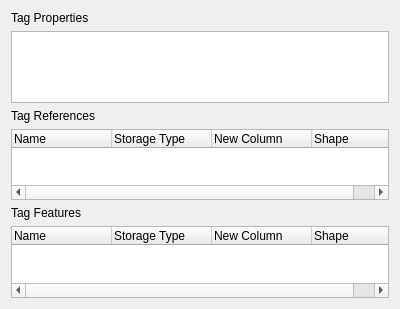
<?xml version="1.0" encoding="UTF-8"?>
<ui version="4.0">
 <class>TagPanel</class>
 <widget class="QWidget" name="TagPanel">
  <property name="geometry">
   <rect>
    <x>0</x>
    <y>0</y>
    <width>400</width>
    <height>309</height>
   </rect>
  </property>
  <property name="sizePolicy">
   <sizepolicy hsizetype="Preferred" vsizetype="Expanding">
    <horstretch>0</horstretch>
    <verstretch>0</verstretch>
   </sizepolicy>
  </property>
  <property name="windowTitle">
   <string>Form</string>
  </property>
  <layout class="QVBoxLayout" name="verticalLayout">
   <item>
    <widget class="QLabel" name="label">
     <property name="text">
      <string>Tag Properties</string>
     </property>
    </widget>
   </item>
   <item>
    <widget class="QTextEdit" name="label_tag_info"/>
   </item>
   <item>
    <widget class="QLabel" name="label_2">
     <property name="text">
      <string>Tag References</string>
     </property>
    </widget>
   </item>
   <item>
    <widget class="QTreeWidget" name="treeWidget_references">
     <column>
      <property name="text">
       <string>Name</string>
      </property>
     </column>
     <column>
      <property name="text">
       <string>Storage Type</string>
      </property>
     </column>
     <column>
      <property name="text">
       <string>New Column</string>
      </property>
     </column>
     <column>
      <property name="text">
       <string>Shape</string>
      </property>
     </column>
    </widget>
   </item>
   <item>
    <widget class="QLabel" name="label_3">
     <property name="text">
      <string>Tag Features</string>
     </property>
    </widget>
   </item>
   <item>
    <widget class="QTreeWidget" name="treeWidget_features">
     <column>
      <property name="text">
       <string>Name</string>
      </property>
     </column>
     <column>
      <property name="text">
       <string>Storage Type</string>
      </property>
     </column>
     <column>
      <property name="text">
       <string>New Column</string>
      </property>
     </column>
     <column>
      <property name="text">
       <string>Shape</string>
      </property>
     </column>
    </widget>
   </item>
  </layout>
 </widget>
 <resources/>
 <connections/>
</ui>
